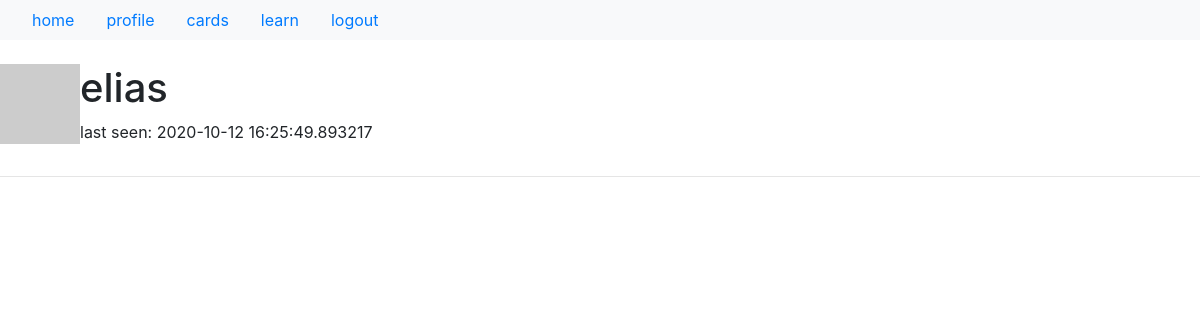
/user/elias (signed in), run on an earlier commit of the app's database.
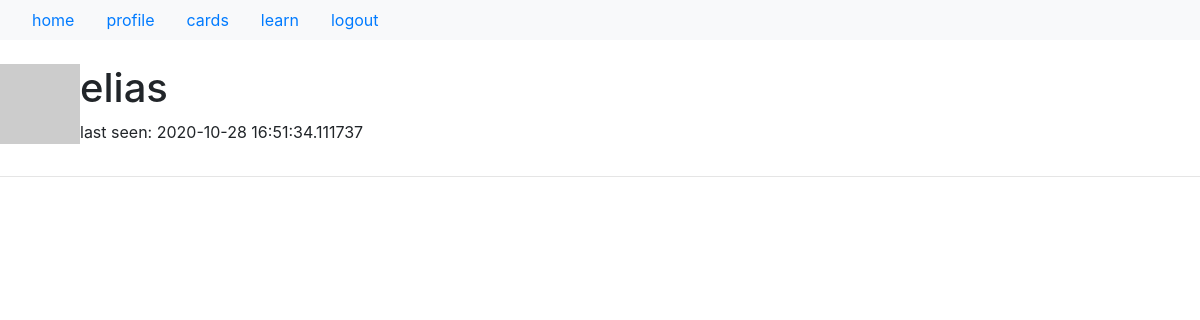
And on a later commit of the database.
### app/models.py (models this page shows, shortened)
class User(UserMixin, db.Model):
    id = db.Column(db.Integer, primary_key=True)
    username = db.Column(db.String(64), index=True, unique=True)
    email = db.Column(db.String(120), index=True, unique=True)
    password_hash = db.Column(db.String(128))
    cards = db.relationship('Card', backref='author', lazy='dynamic')
    last_seen = db.Column(db.DateTime, default=datetime.utcnow)
    def avatar(self, size):
        digest = md5(self.email.lower().encode('utf-8')).hexdigest()
        return 'https://www.gravatar.com/avatar/{}?d=identicon&s={}'.format(
                digest, size)

### app/routes.py (the view)
@app.route('/user/<username>') # '<>' denotes dynamic componenet
@login_required
def user(username):
    user = User.query.filter_by(username=username).first_or_404()
    return render_template('user.html', user=user)

### app/models.py (called while the page is built)
@login.user_loader
def load_user(id):
    return User.query.get(int(id))

### app/routes.py (called while the page is built)
@app.before_request
def before_request():
    if current_user.is_authenticated:
        current_user.last_seen = datetime.utcnow()
        db.session.commit()

### app/templates/user.html (shortened to what this page needs)
{% extends "base.html" %}
{% block content %}
    <table>
        <tr valign="top">
            <td><img src="{{ user.avatar(64) }}"></td>
            <td>
                <h1>{{ user.username }}</h1>
                {% if user.last_seen %}
                <p> last seen: {{ user.last_seen }}</p>
                {% endif %}
            </td>
        </tr>
    </table>
    <hr>
{% endblock content %}

What changed in the data, as far as the page shows it:
changed User "elias": last_seen "2020-10-12 16:25:49.893217" → "2020-10-28 16:51:34.111737"
